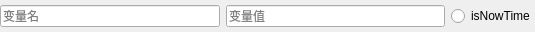
<?xml version="1.0" encoding="UTF-8"?>
<ui version="4.0">
 <class>Frame</class>
 <widget class="QFrame" name="Frame">
  <property name="geometry">
   <rect>
    <x>0</x>
    <y>0</y>
    <width>535</width>
    <height>32</height>
   </rect>
  </property>
  <property name="windowTitle">
   <string>Frame</string>
  </property>
  <layout class="QHBoxLayout" name="horizontalLayout_2">
   <property name="leftMargin">
    <number>0</number>
   </property>
   <property name="topMargin">
    <number>0</number>
   </property>
   <property name="rightMargin">
    <number>0</number>
   </property>
   <property name="bottomMargin">
    <number>0</number>
   </property>
   <item>
    <layout class="QHBoxLayout" name="horizontalLayout">
     <item>
      <widget class="QLineEdit" name="lineEdit_2">
       <property name="placeholderText">
        <string>变量名</string>
       </property>
      </widget>
     </item>
     <item>
      <widget class="QLineEdit" name="lineEdit">
       <property name="placeholderText">
        <string>变量值</string>
       </property>
      </widget>
     </item>
     <item>
      <widget class="QRadioButton" name="radioButton">
       <property name="text">
        <string>isNowTime</string>
       </property>
      </widget>
     </item>
    </layout>
   </item>
  </layout>
 </widget>
 <resources/>
 <connections/>
</ui>
